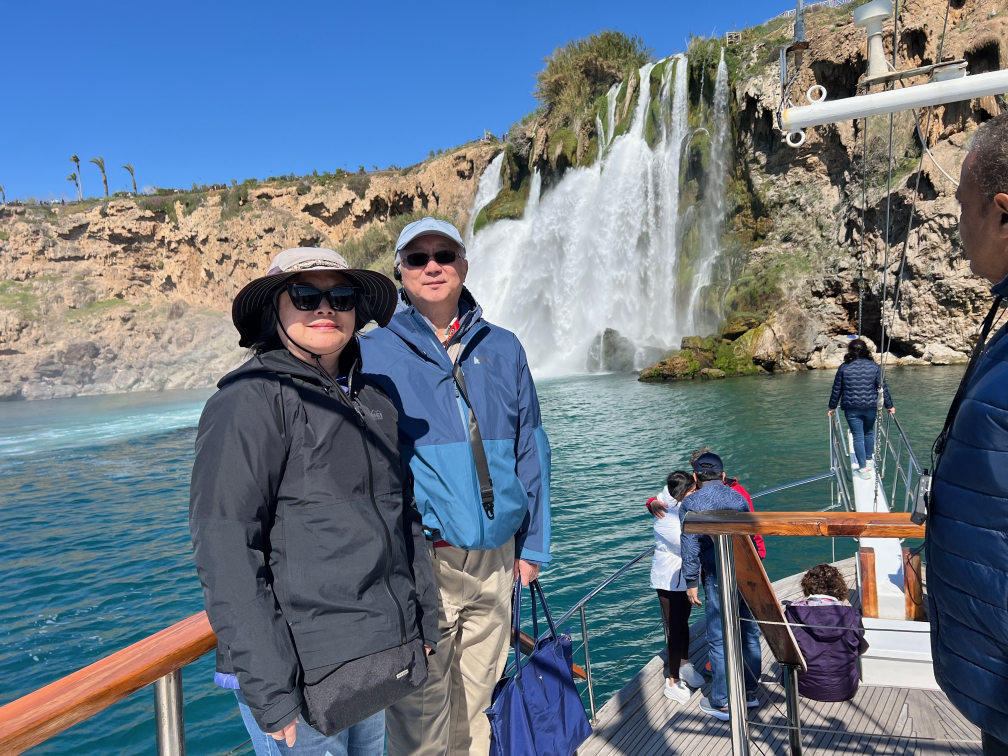
#> input picture specimen/IMG_5791.jpeg, 4032 x 3024 px (shown at 1/4 size)
$ python -i electron_magnifier.py   (imports and definitions only)
#> lines starting #> are read from the running program, lines starting #| are printed output that depends on the picture
from PIL import Image
import os

class ElectronMagnifier:
    def __init__(self, image_path):
#> called with image_path = 'specimen/IMG_5791.jpeg'
        if not os.path.exists(image_path):
            raise FileNotFoundError(f"Image file not found: {image_path}")
        self.image = Image.open(image_path).convert('RGB')
#> self.image is the input picture: PIL image 4032x3024 RGB; mean R, G, B 106, 119.4, 133
        self.img_width, self.img_height = self.image.size
#> self.img_width = 4032; self.img_height = 3024
        self.survey_x = 0
        self.survey_y = 0
        self.survey_size = 1000  # 1000x1000 pixel area for coarse survey
        self.detail_grid = 10    # 10x10 grid for detail view
        self.detail_size = 100   # Each detail cell is 100x100 pixels

    def set_survey_area(self, x, y):
        # Clamp the survey area to stay within image boundaries
        x = max(0, min(x, self.img_width - self.survey_size))
        y = max(0, min(y, self.img_height - self.survey_size))
        self.survey_x = x
        self.survey_y = y

    def get_survey_view(self):
        # Crop the 1000x1000 area and resize to 100x100
        box = (
            self.survey_x,
            self.survey_y,
            self.survey_x + self.survey_size,
            self.survey_y + self.survey_size
        )
        cropped = self.image.crop(box)
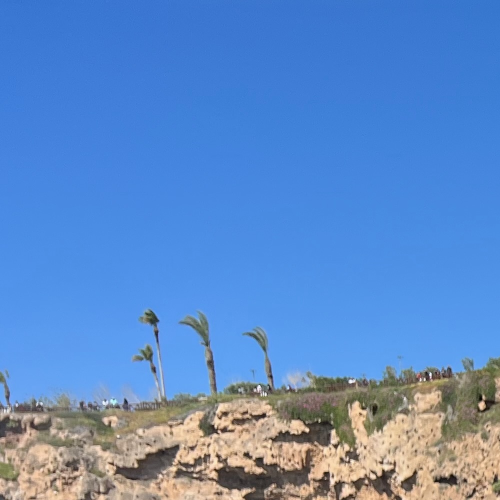
#> cropped: PIL image 1000x1000 RGB (shown at 1/2 size); mean R, G, B 94, 138.6, 199.6
        coarse_view = cropped.resize((100, 100), Image.LANCZOS)
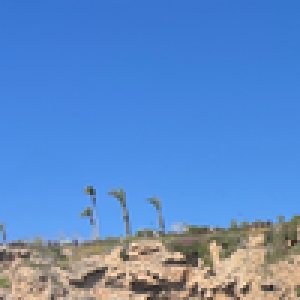
#> coarse_view: PIL image 100x100 RGB (shown 3 times larger); mean R, G, B 94, 138.6, 199.6
        return coarse_view

    def get_detail_view(self, index):
        if not (0 <= index < self.detail_grid * self.detail_grid):
            raise ValueError(f"Detail index must be between 0 and {self.detail_grid * self.detail_grid - 1}")
        row = index // self.detail_grid
        col = index % self.detail_grid
        x0 = self.survey_x + col * self.detail_size
        y0 = self.survey_y + row * self.detail_size
        box = (
            x0,
            y0,
            x0 + self.detail_size,
            y0 + self.detail_size
        )
        detail_view = self.image.crop(box)
        return detail_view

>>> result = ElectronMagnifier('specimen/IMG_5791.jpeg').get_survey_view()
